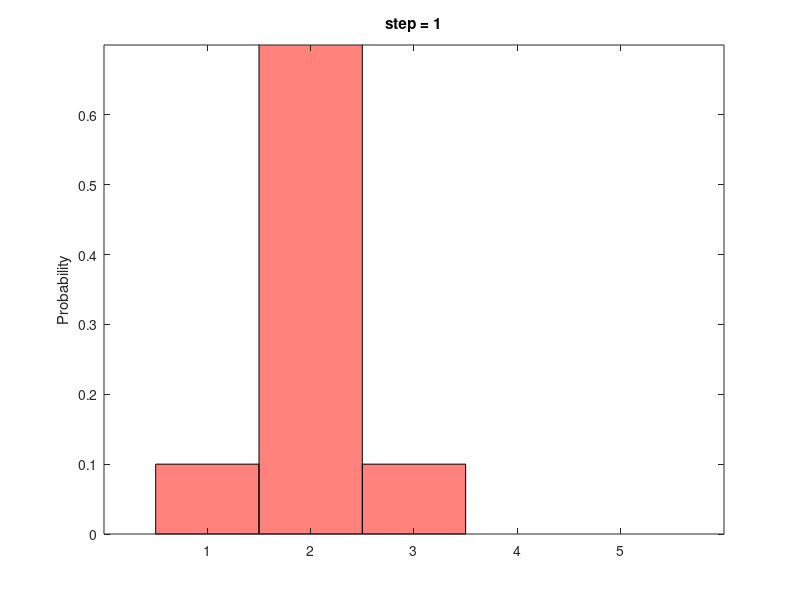
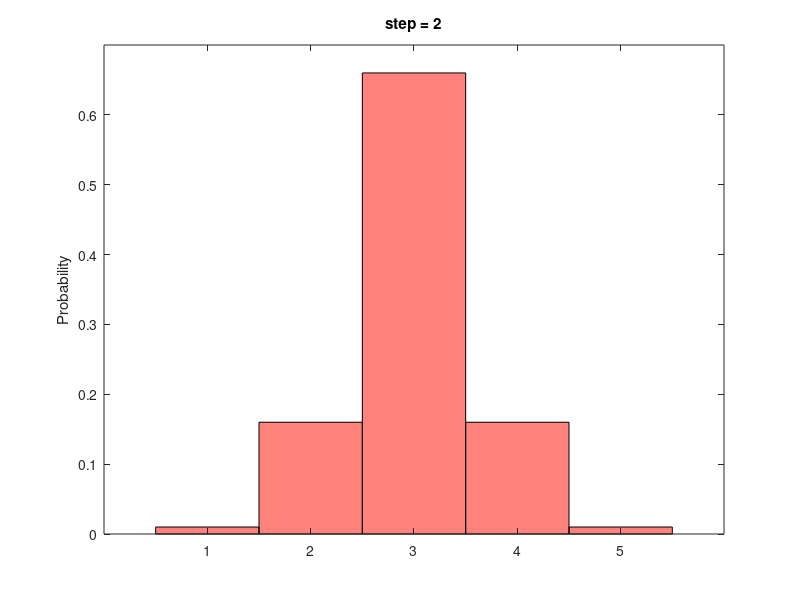
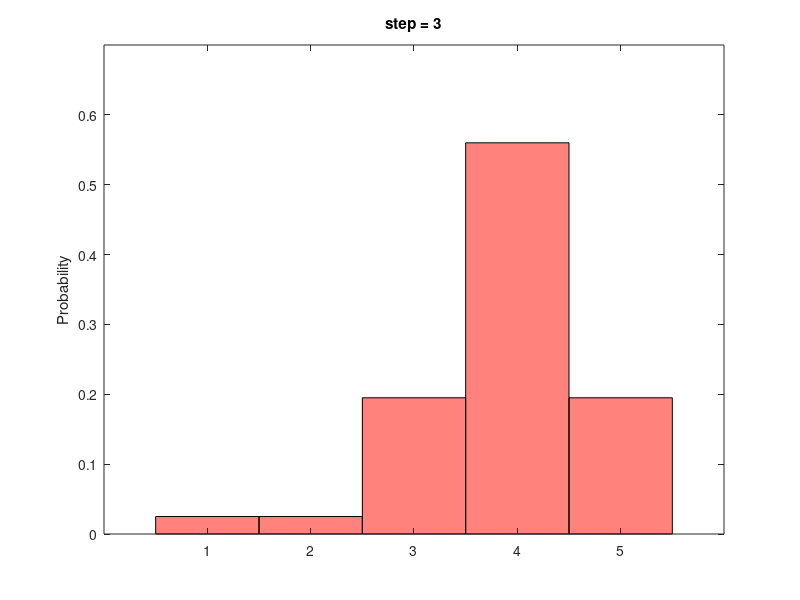
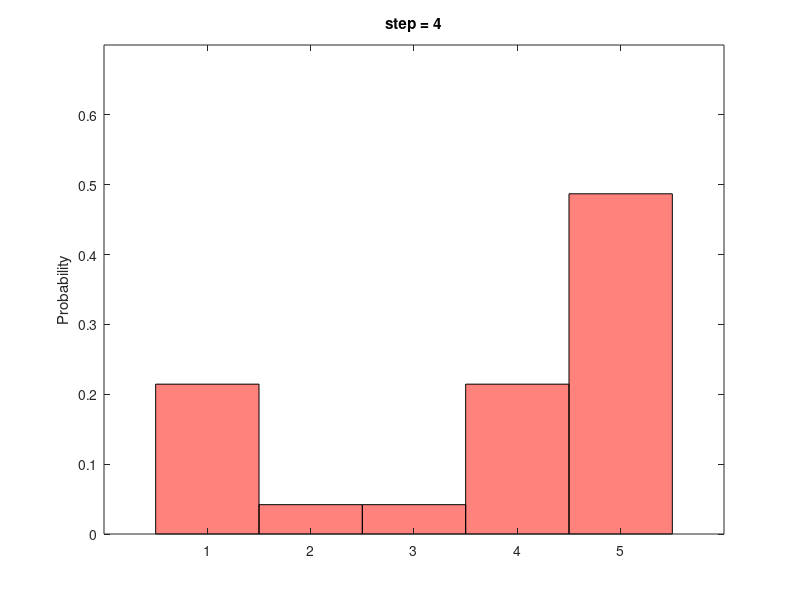

Reproduce these figures in MATLAB, in order.
%% The main function
function p6
    clc; clear all; close all;
    p = [1, 0, 0, 0, 0]; 
    u = 1; 
    step = 100;
    pExact = 0.8;
    pOvershoot = 0.1;
    pUndershoot = 0.1;
    for i = 1 : step
        p = move(p, u, pExact, pOvershoot, pUndershoot);
        disp(i);
        disp(p);
        h = figure(1);
        bar(p,'hist');
        ylabel('Probability');
        ylim([0, 0.7]);
        title(['step = ', int2str(i)]);
        colormap spring ;
%         print(h, '-depsc2', ['./Figs/step', int2str(i), '.eps']);
        print(h, '-dpng', ['./Figs/step', int2str(i), '.png']);
        pause(0.2);
    end    
end

%%
function q = move(p, u, pExact, pOvershoot, pUndershoot)
    n = length(p);
    q = zeros(1, n);
    for i = 1 : n
        q(i) = pExact * p(mod(i-1-u, n) + 1); 
        q(i) = q(i) + pOvershoot * p(mod(i-2-u, n) + 1);
        q(i) = q(i) + pUndershoot * p(mod(i-u, n) + 1);
    end
end